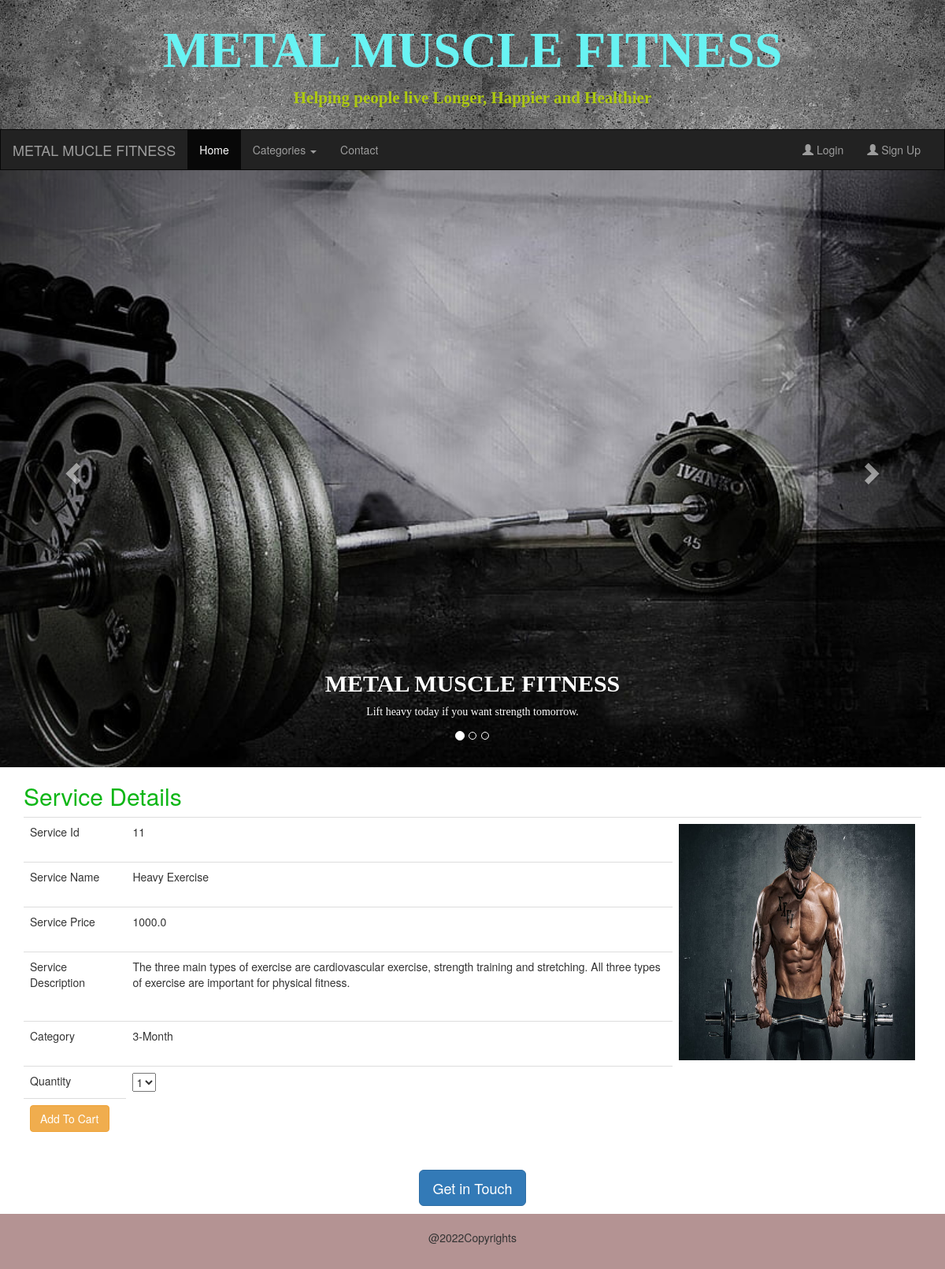
The page /ViewDetails/11 on the database its author committed.
### AdminApp/models.py (models this page shows, shortened)
class Gym(models.Model):
    service_name = models.CharField(max_length=100)
    price = models.FloatField(default=300)
    description = models.CharField(max_length=1000)
    imageurl = models.ImageField(upload_to = "Images",default='abc.jpg')
    category = models.ForeignKey(Category,on_delete = models.CASCADE)
    class Meta:
        db_table = "Gym"

class Category(models.Model):
    cat_name = models.CharField(max_length=20)
    def __str__(self):
        return self.cat_name
    class Meta:
        db_table = "Category"

### UserApp/views.py (the view)
# urls.py: path('ViewDetails/<id>',views.ViewDetails),
def ViewDetails(request,id):
    gym = Gym.objects.get(id=id)
    return render(request,"ViewDetails.html",{"gym":gym })

### UserApp/templates/ViewDetails.html (shortened to what this page needs)
{%extends "master.html"%}
{%block content%}
<div class="container">
    <h2 style="color:#0eb616" font face ="body MT">Service Details</font></h2>
    <form method="post" action="/addToCart">
<table class="table">
    <tr><td>Service Id</td><td>{{gym.id}}
    </td><td rowspan="5">
        <img src="{{gym.imageurl.url}}" class="img-square" height="300px" width="300px"/>
    </td></tr>
    <tr><td>Service Name</td><td>{{gym.service_name}}</td></tr>
    <tr><td>Service Price</td><td>{{gym.price}}</td></tr>
    <tr><td>Service Description</td><td>{{gym.description}}</td></tr>
    <tr><td>Category</td><td>{{gym.category}}</td></tr>
    <tr><td>Quantity</td>
    <td><select name="qty">
        <option>1</option>
    </select></td></tr>
    <tr><td><button type="submit" class="btn btn-warning">
        Add To Cart</button></td></tr>
</table>
</form>
</div>
{%endblock%}

### rows shown on the page
Gym: id "11", imageurl (picture), service_name "Heavy Exercise", price "1000.0", description "The three main types of exercise are cardiovascular exercise, strength training and stretching. All three types of exercise are important for physical fitness.", category "3-Month"
